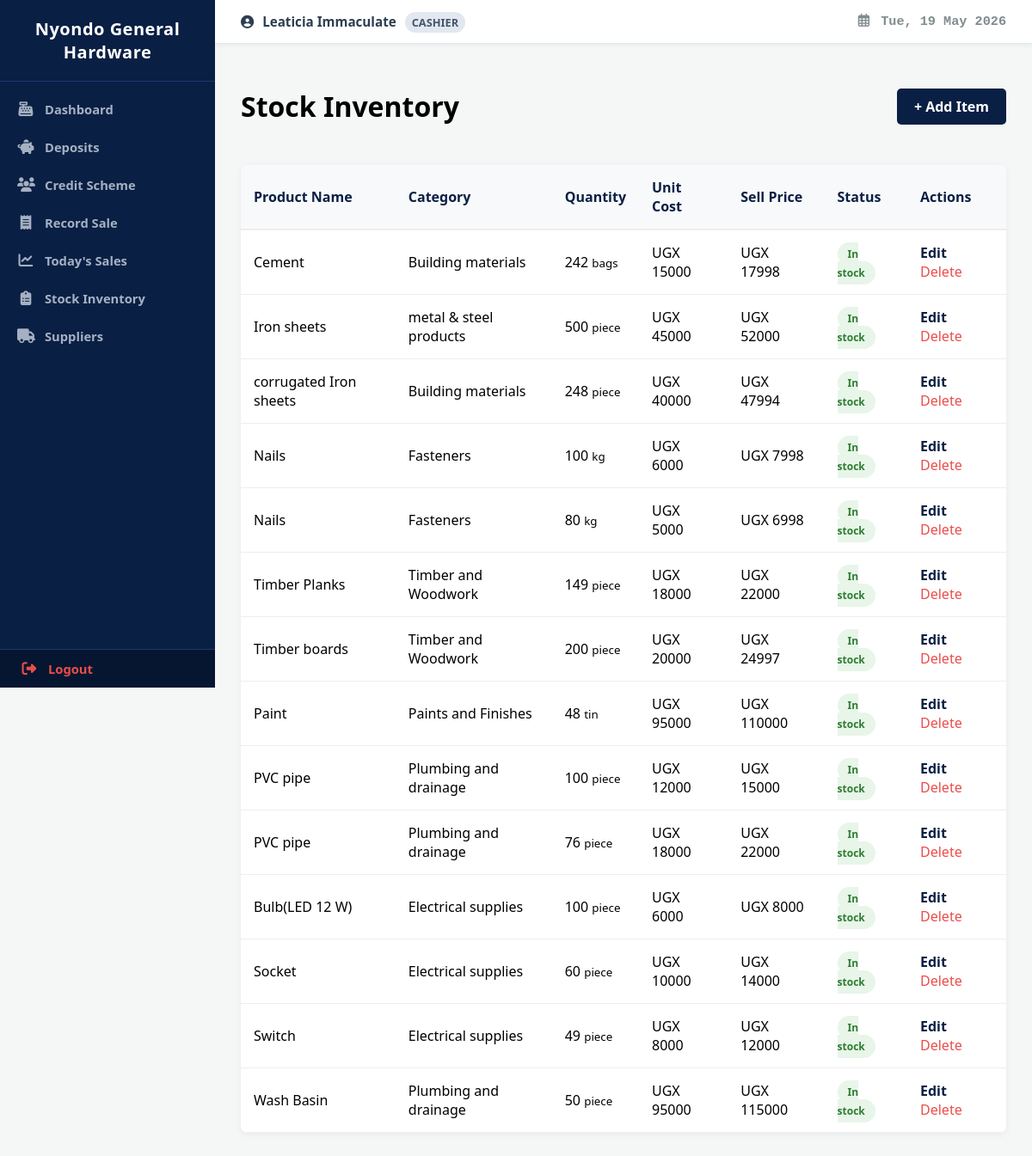
Page /stock/ (signed in) on the earlier database version.
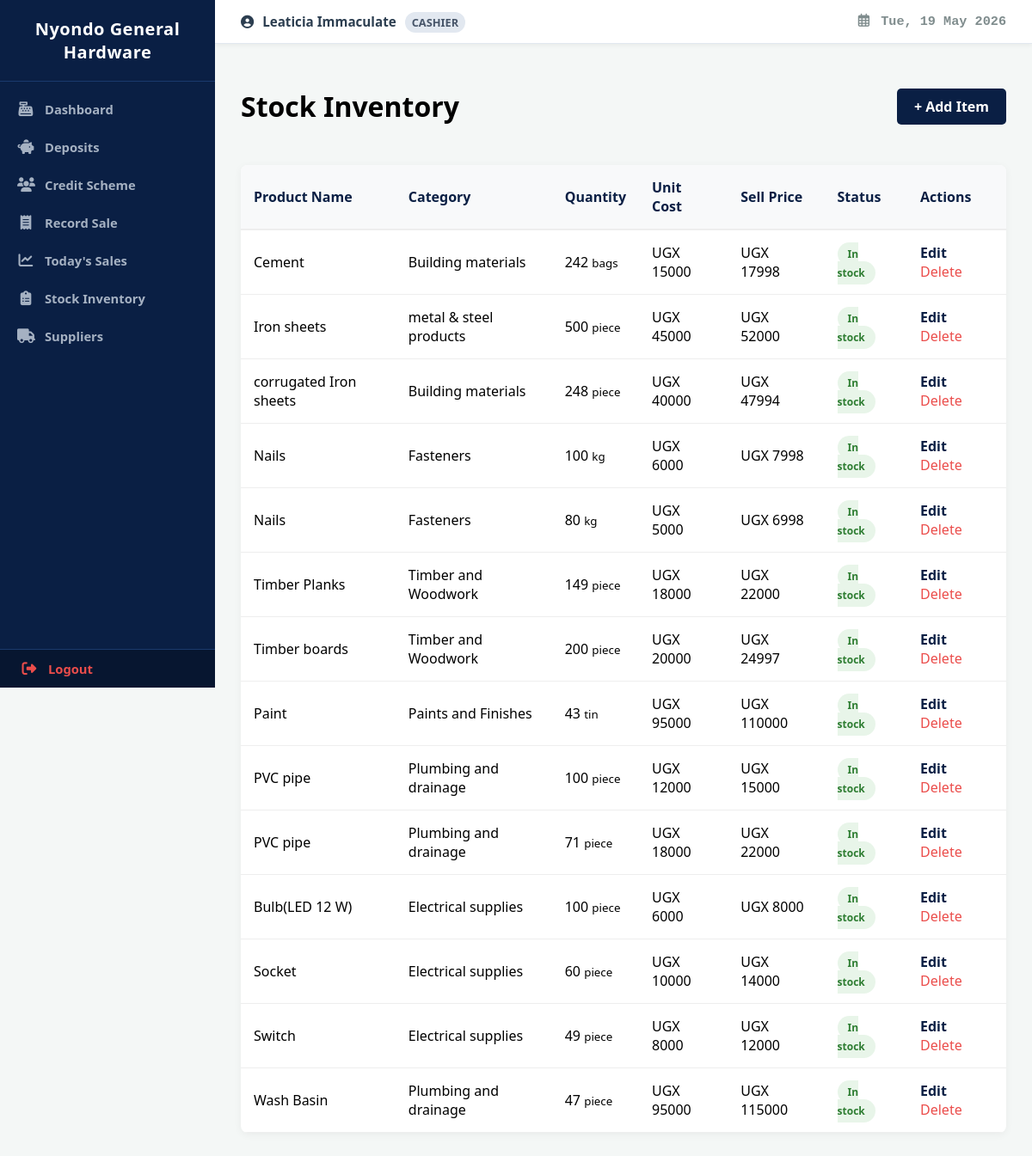
Same page on the later database version.
### web/models.py (models this page shows, shortened)
class StockItem(models.Model):
    name = models.CharField(max_length=100)
    category = models.ForeignKey(Category, on_delete=models.CASCADE)
    unit = models.CharField(max_length=20) # e.g., Bags, Pieces, Bundles
    quantity = models.IntegerField(default=0)
    unit_cost = models.DecimalField(max_digits=12, decimal_places=0)
    selling_price = models.DecimalField(max_digits=12, decimal_places=0)
    reorder_level = models.IntegerField(default=5)
    specifications = models.TextField(blank=True, null=True)
    supplier = models.ForeignKey(Supplier, on_delete=models.CASCADE, related_name="items")
    @property
    def status_label(self):
        if self.quantity <= 0:
            return "Out of stock"
        elif self.quantity <= self.reorder_level:
            return "Low stock"
        return "In stock"

class Category(models.Model):
    name = models.CharField(max_length=200)
    class Meta:
        verbose_name_plural = "Categories"

### web/views.py (the view)
# urls.py: path('stock/', views.stock_list, name='stock_list'),
@login_required(login_url='/')
def stock_list(request):
    items = StockItem.objects.all()
    categories = Category.objects.all()
    suppliers = Supplier.objects.all()  #  Added this line to fetch suppliers
    return render(request, 'stock.html', {
        'items': items,
        'categories': categories,
        'suppliers': suppliers          # Added this key to share it with your HTML template
    })

### web/templates/stock.html (shortened to what this page needs)
{% extends "base.html" %}
{% block content %}
<div class="inventory-header">
    <h1>Stock Inventory</h1>
    <a href="#addStockModal" class="btn btn-add">+ Add Item</a>
</div>
<div class="table-container">
    <table>
        <thead>
            <tr>
                <th>Product Name</th>
                <th>Category</th>
                <th>Quantity</th>
                <th>Unit Cost</th>
                <th>Sell Price</th>
                <th>Status</th>
                <th>Actions</th>
            </tr>
        </thead>
        <tbody>
            {% for item in items %}
            <tr>
                <td style="font-weight: 500;">{{ item.name }}</td>
                <td>{{ item.category.name }}</td>
                <td>{{ item.quantity }} <small>{{ item.unit }}</small></td>
                <td>UGX {{ item.unit_cost }}</td>
                <td>UGX {{ item.selling_price }}</td>
                <td>
                    {% if item.status_label == 'Low stock' %}
                    <span class="badge bg-warning">Low stock</span>
                    {% elif item.status_label == 'Out of stock' %}
                    <span class="badge bg-danger">Out of stock</span>
                    {% else %}
                    <span class="badge bg-success">In stock</span>
                    {% endif %}
                </td>
                <td>
                    <a href="#editModal{{ item.id }}" class="btn-edit">Edit</a>
                    <a href="{% url 'delete_stock' item.id %}"
                        onclick="return confirm('Completely remove {{ item.name }} from database records?')"
                        class="btn-delete">Delete</a>
                </td>
            </tr>
            {% empty %}
            <tr>
                <td colspan="7" style="text-align: center; padding: 30px; color: #999;">No operational inventory records
                    populated.</td>
            </tr>
            {% endfor %}
        </tbody>
    </table>
</div>
{% endblock %}

Differences in the rows shown:
changed StockItem "Paint": quantity "48" → "43"
changed StockItem (number 10 of 14 on the later page): quantity "76" → "71"
changed StockItem "Wash Basin": quantity "50" → "47"
